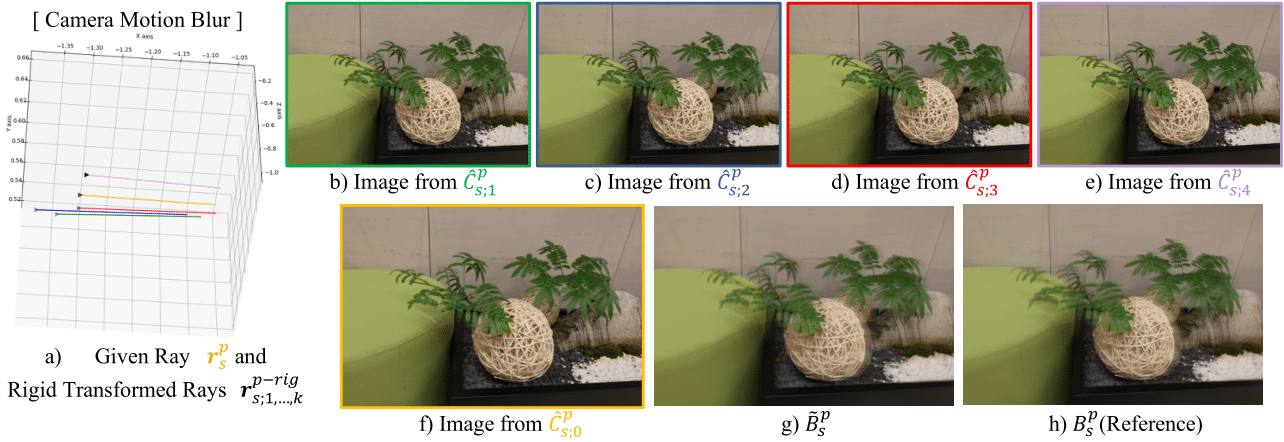
#> input picture asset/rbk_analysis_cameramotion.png, 1284 x 442 px
$ python -i run_lushnerf_helpers.py   (imports and definitions only)
#> lines starting #> are read from the running program, lines starting #| are printed output that depends on the picture; after the words box and inside, x2 and y2 are one past the last pixel; in counts of white or black regions, pixels touching at a corner belong together
import torch

# torch.autograd.set_detect_anomaly(True)
import torch.nn as nn
import torch.nn.functional as F
import numpy as np
import cv2
# Misc
img2mse = lambda x, y: torch.mean((x - y) ** 2)
img2l1 = lambda x, y: torch.mean(torch.abs(x - y))
mse2psnr = lambda x: -10. * torch.log(x) / torch.log(torch.Tensor([10.]))
to8b = lambda x: (255 * np.clip(x, 0, 1)).astype(np.uint8)

# [9 lines left out: function compute_correlation_coefficient, not called in this run]

HALF_PIX = 0.5

class MS_SSIM_L1_LOSS(nn.Module):
    # Have to use cuda, otherwise the speed is too slow.
    # [80 lines left out: functions __init__, _fspecial_gauss_1d, _fspecial_gauss_2d, forward, not called in this run]


class WhiteBalance(nn.Module):
    # [22 lines left out: functions __init__, forward, not called in this run]

class ToneMapping(nn.Module):
    # [173 lines left out: functions __init__, forward, visualize_crf2d, visualize_crf, visualize_kernel, visualize_itsample and 2 more, not called in this run]


# Positional encoding (section 5.1)
class Embedder(nn.Module):
    # [50 lines left out: functions __init__, forward, get_embedder, not called in this run]


# Model
class NeRF(nn.Module):
    # [87 lines left out: functions __init__, forward, load_weights_from_keras, not called in this run]


# Model
class NeRF_Noise(nn.Module):
    # [172 lines left out: functions __init__, forward, get_rays, get_rays_np, ndc_rays, sample_pdf and 1 more, not called in this run]

def frequency_mask(image, radius=50):
#> called with radius = 50
    gray = cv2.cvtColor(image, cv2.COLOR_RGB2GRAY)
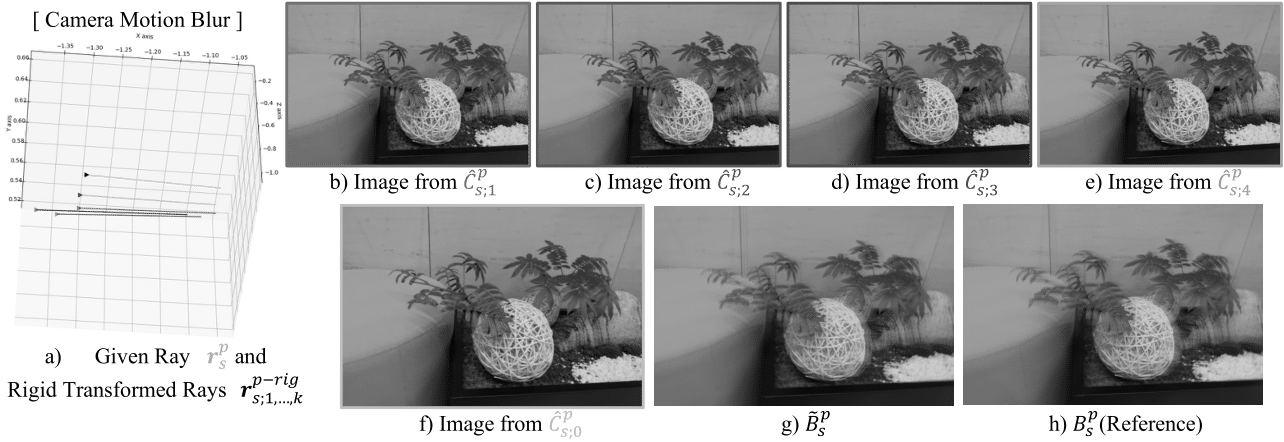
#> gray: shape (442, 1284); min 2, max 255, mean 165.1

    dft = cv2.dft(np.float32(gray), flags=cv2.DFT_COMPLEX_OUTPUT)
    dft_shift = np.fft.fftshift(dft)

    rows, cols = gray.shape
#> rows = 442; cols = 1284
    crow, ccol = rows // 2, cols // 2
#> crow = 221; ccol = 642

    lp_mask = np.zeros((rows, cols, 2), np.uint8)
    lp_mask[crow - radius:crow + radius, ccol - radius:ccol + radius] = 1

    fshift_lp = dft_shift * lp_mask

    f_ishift_lp = np.fft.ifftshift(fshift_lp)
    image_back_lp = cv2.idft(f_ishift_lp)
    image_lp = cv2.magnitude(image_back_lp[:, :, 0], image_back_lp[:, :, 1])
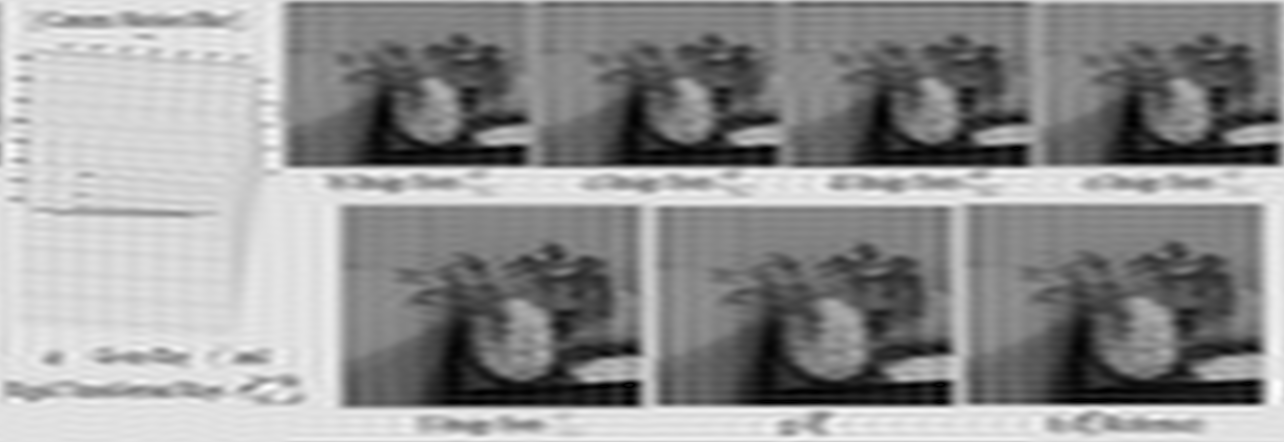
#> image_lp: shape (442, 1284) float32; min 94365.9, max 163856384, mean 93731736; drawn with min black and max white

    image_lp = (image_lp - np.min(image_lp)) / (np.max(image_lp) - np.min(image_lp)) * 255

    _, thresh = cv2.threshold(image_lp, 48, 1, cv2.THRESH_BINARY)
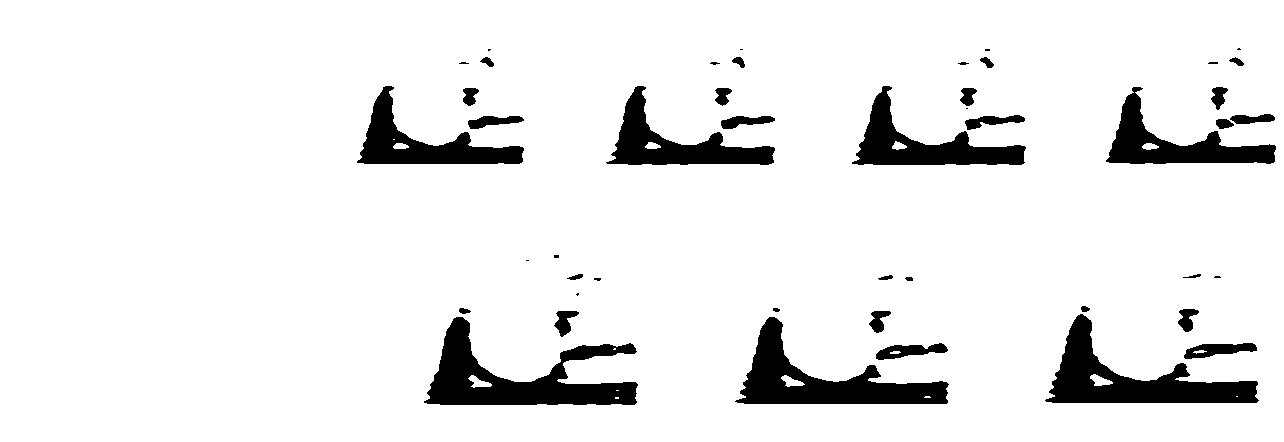
#> thresh: shape (442, 1284) float32; values 0 (black) and 1 (white), 92% white; 46 black regions (13 under 20 px), largest, box (x1, y1, x2, y2) and area: (424, 317, 638, 405) 7799, (1045, 314, 1259, 403) 6843, (735, 317, 949, 404) 6759

    return thresh


# [60 lines left out: functions get_masks_for_images, compute_mean_with_confidence, kde, not called in this run]

>>> import cv2
>>> picture = cv2.cvtColor(cv2.imread('../asset/rbk_analysis_cameramotion.png'), cv2.COLOR_BGR2RGB)
>>> result = frequency_mask(picture)

$ run again, on asset/rbk_analysis_defocus.png
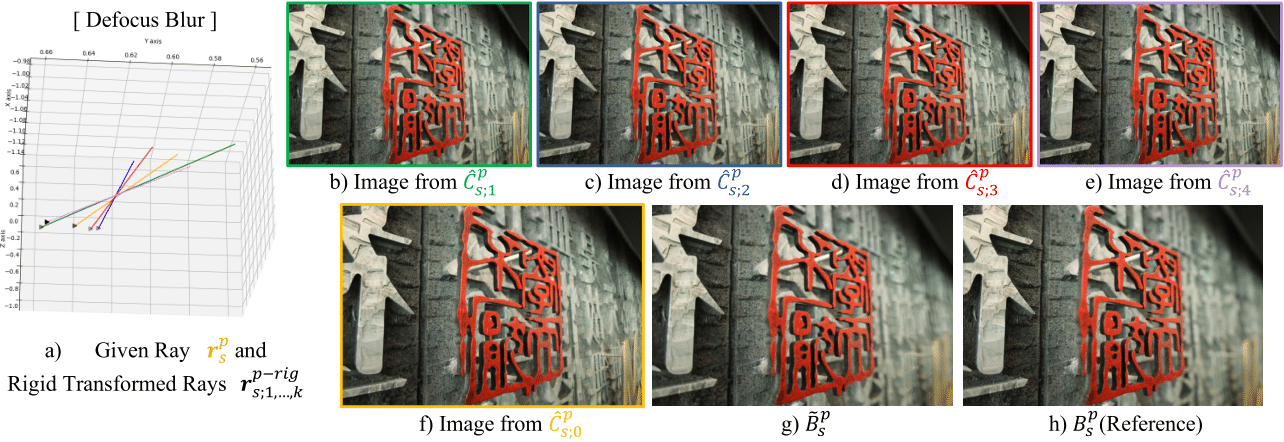
#> input picture asset/rbk_analysis_defocus.png, 1284 x 442 px
#> in frequency_mask, `image_lp = cv2.magnitude(image_back_lp[:, :, 0], image_back_lp[:, :, 1])`:
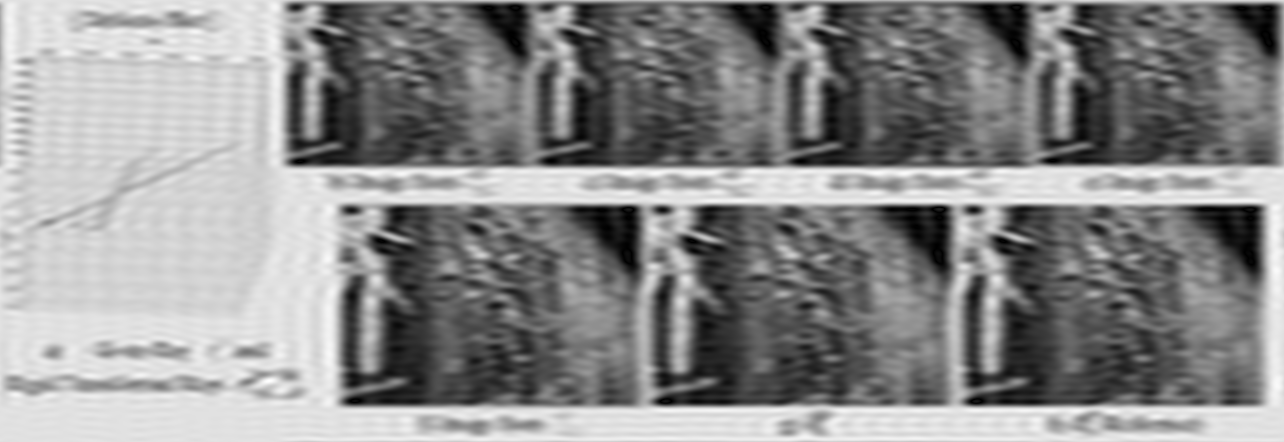
#> image_lp: shape (442, 1284) float32; min 90517.5, max 163924128, mean 90391024; drawn with min black and max white
#> in frequency_mask, `_, thresh = cv2.threshold(image_lp, 48, 1, cv2.THRESH_BINARY)`:
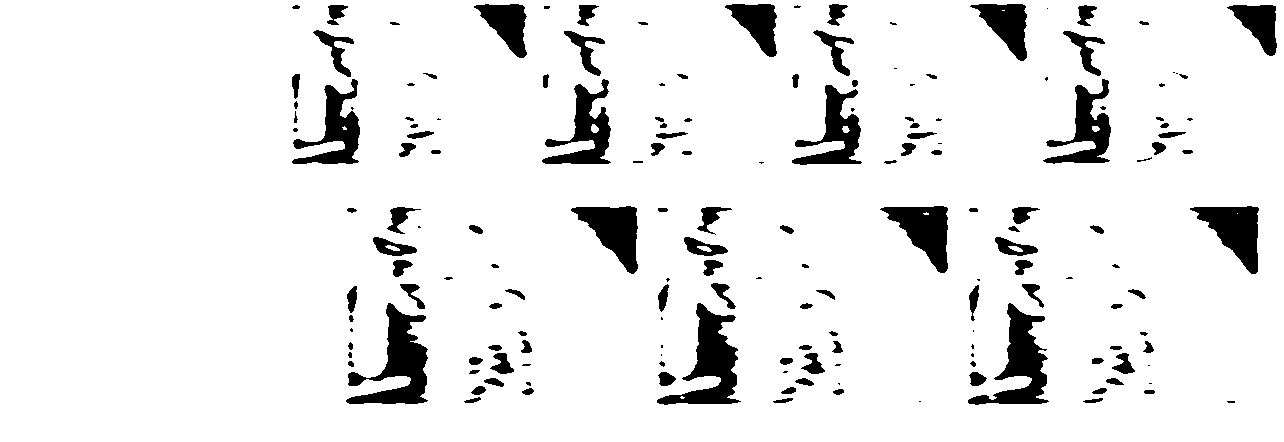
#> thresh: shape (442, 1284) float32; values 0 (black) and 1 (white), 91.9% white; 170 black regions (45 under 20 px), largest, box (x1, y1, x2, y2) and area: (346, 303, 428, 404) 3567, (657, 303, 741, 405) 3361, (968, 303, 1049, 405) 3120
